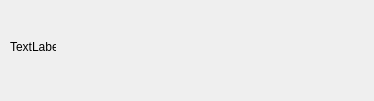
<?xml version="1.0" encoding="UTF-8"?>
<ui version="4.0">
 <class>ArtistListItem</class>
 <widget class="QWidget" name="ArtistListItem">
  <property name="geometry">
   <rect>
    <x>0</x>
    <y>0</y>
    <width>374</width>
    <height>101</height>
   </rect>
  </property>
  <property name="windowTitle">
   <string>Form</string>
  </property>
  <property name="styleSheet">
   <string notr="true">#lblBackground {
background-image: url(:/theme/searchmusic/RES/theme/Musik_Suche/slot_normal.png);
}

#lblBackground:hover {
background-image: url(:/theme/searchmusic/RES/theme/Musik_Suche/slot_hover.png);
}</string>
  </property>
  <widget class="QLabel" name="lblBackground">
   <property name="geometry">
    <rect>
     <x>0</x>
     <y>0</y>
     <width>374</width>
     <height>101</height>
    </rect>
   </property>
   <property name="text">
    <string/>
   </property>
  </widget>
  <widget class="QLabel" name="lblArtistCaption">
   <property name="geometry">
    <rect>
     <x>10</x>
     <y>40</y>
     <width>46</width>
     <height>13</height>
    </rect>
   </property>
   <property name="text">
    <string>TextLabel</string>
   </property>
  </widget>
 </widget>
 <resources/>
 <connections/>
</ui>
